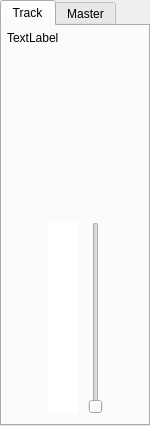
<?xml version="1.0" encoding="UTF-8"?>
<ui version="4.0">
 <class>InfoWidget</class>
 <widget class="QWidget" name="InfoWidget">
  <property name="geometry">
   <rect>
    <x>0</x>
    <y>0</y>
    <width>150</width>
    <height>426</height>
   </rect>
  </property>
  <property name="sizePolicy">
   <sizepolicy hsizetype="Minimum" vsizetype="Preferred">
    <horstretch>0</horstretch>
    <verstretch>0</verstretch>
   </sizepolicy>
  </property>
  <property name="minimumSize">
   <size>
    <width>150</width>
    <height>0</height>
   </size>
  </property>
  <property name="maximumSize">
   <size>
    <width>200</width>
    <height>16777215</height>
   </size>
  </property>
  <property name="windowTitle">
   <string>Form</string>
  </property>
  <property name="styleSheet">
   <string notr="true">#centralwidget {
	border: 1px Solid #0f0f0f;	
	border-radius: 5px;
background-color: #282828;
}

#effectListContents {
 background-color: #232323;
border: 1px Solid #0f0f0f;	
}

QPushButton {
	background-color: #1e1e1e;
	border: 1px Solid #0f0f0f;	
	border-radius: 5px;
	padding: 2px;
	padding-left: 12px;
	padding-right: 12px;
	font-size: 11px;
}

</string>
  </property>
  <layout class="QVBoxLayout" name="verticalLayout_2">
   <property name="spacing">
    <number>0</number>
   </property>
   <property name="leftMargin">
    <number>0</number>
   </property>
   <property name="topMargin">
    <number>0</number>
   </property>
   <property name="rightMargin">
    <number>0</number>
   </property>
   <property name="bottomMargin">
    <number>0</number>
   </property>
   <item>
    <widget class="QTabWidget" name="tabWidget">
     <property name="currentIndex">
      <number>0</number>
     </property>
     <property name="elideMode">
      <enum>Qt::ElideLeft</enum>
     </property>
     <widget class="QWidget" name="trackTab">
      <attribute name="title">
       <string>Track</string>
      </attribute>
      <layout class="QVBoxLayout" name="verticalLayout_4">
       <property name="spacing">
        <number>5</number>
       </property>
       <property name="leftMargin">
        <number>5</number>
       </property>
       <property name="topMargin">
        <number>5</number>
       </property>
       <property name="rightMargin">
        <number>5</number>
       </property>
       <property name="bottomMargin">
        <number>5</number>
       </property>
       <item>
        <widget class="QLabel" name="title">
         <property name="text">
          <string>TextLabel</string>
         </property>
        </widget>
       </item>
       <item>
        <spacer name="verticalSpacer">
         <property name="orientation">
          <enum>Qt::Vertical</enum>
         </property>
         <property name="sizeHint" stdset="0">
          <size>
           <width>20</width>
           <height>40</height>
          </size>
         </property>
        </spacer>
       </item>
       <item>
        <widget class="QWidget" name="widget" native="true">
         <property name="minimumSize">
          <size>
           <width>0</width>
           <height>100</height>
          </size>
         </property>
        </widget>
       </item>
       <item>
        <layout class="QHBoxLayout" name="horizontalLayout">
         <property name="spacing">
          <number>10</number>
         </property>
         <property name="leftMargin">
          <number>0</number>
         </property>
         <property name="topMargin">
          <number>0</number>
         </property>
         <property name="rightMargin">
          <number>0</number>
         </property>
         <property name="bottomMargin">
          <number>5</number>
         </property>
         <item>
          <spacer name="horizontalSpacer">
           <property name="orientation">
            <enum>Qt::Horizontal</enum>
           </property>
           <property name="sizeHint" stdset="0">
            <size>
             <width>40</width>
             <height>20</height>
            </size>
           </property>
          </spacer>
         </item>
         <item>
          <widget class="QGraphicsView" name="trackMeter">
           <property name="sizePolicy">
            <sizepolicy hsizetype="Minimum" vsizetype="Expanding">
             <horstretch>0</horstretch>
             <verstretch>0</verstretch>
            </sizepolicy>
           </property>
           <property name="maximumSize">
            <size>
             <width>30</width>
             <height>16777215</height>
            </size>
           </property>
           <property name="frameShape">
            <enum>QFrame::NoFrame</enum>
           </property>
           <property name="frameShadow">
            <enum>QFrame::Plain</enum>
           </property>
           <property name="lineWidth">
            <number>0</number>
           </property>
           <property name="verticalScrollBarPolicy">
            <enum>Qt::ScrollBarAlwaysOff</enum>
           </property>
           <property name="horizontalScrollBarPolicy">
            <enum>Qt::ScrollBarAlwaysOff</enum>
           </property>
          </widget>
         </item>
         <item>
          <widget class="QSlider" name="gainSlider">
           <property name="orientation">
            <enum>Qt::Vertical</enum>
           </property>
          </widget>
         </item>
         <item>
          <spacer name="horizontalSpacer_2">
           <property name="orientation">
            <enum>Qt::Horizontal</enum>
           </property>
           <property name="sizeHint" stdset="0">
            <size>
             <width>40</width>
             <height>20</height>
            </size>
           </property>
          </spacer>
         </item>
        </layout>
       </item>
      </layout>
     </widget>
     <widget class="QWidget" name="tab">
      <attribute name="title">
       <string>Master</string>
      </attribute>
     </widget>
    </widget>
   </item>
  </layout>
 </widget>
 <resources/>
 <connections/>
</ui>
